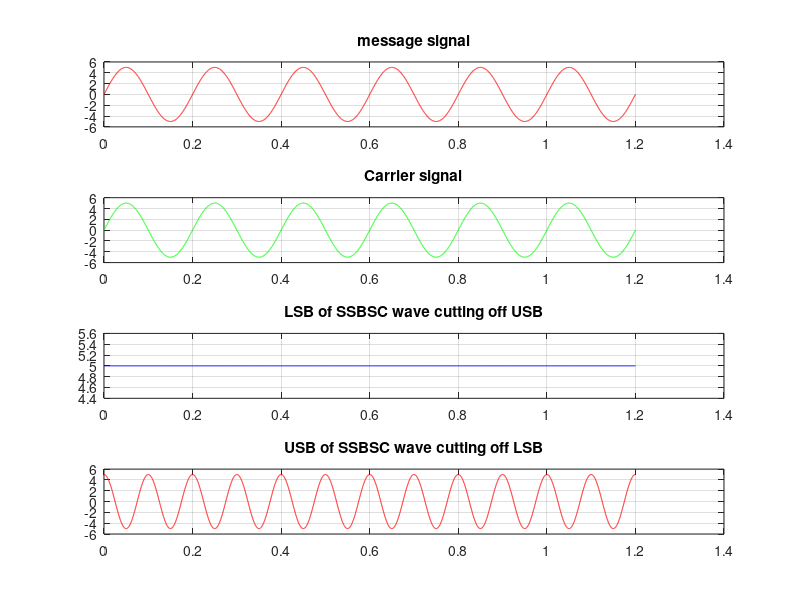

Reproduce this figure in MATLAB.
function am = ssbsc

Am = input('Enter the value of message signal Amplitude: ');
Ac = input('Enter the value of carrier signal Amplitude: ');
fm = input('Enter the value of message signal frequency: ');
fc = input('Enter the value of carrier signal frequency: ');
m = Am/Ac;

A = (m*Ac);

Tm = 1/fm;
Tc = 1/fc;

t = 0:Tm/999:6*Tm;

message_signal = Am*sin(2*pi*fm*t);
carrier_signal = Ac*sin(2*pi*fc*t);

x1 = cos(2*pi*fc*t).*cos(2*pi*fm*t);
x2 = sin(2*pi*fc*t).*sin(2*pi*fm*t);
x3 = x1+x2;
x4 = x1-x2;

SSBSC_lsb = A*(x3);
SSBSC_usb = A*(x4);

subplot(4,1,1)
plot(t, message_signal, 'r');
grid();
title('message signal');

subplot(4,1,2)
plot(t, carrier_signal, 'g');
grid();
title('Carrier signal');

subplot(4,1,3)
plot(t, SSBSC_lsb, 'b');
grid();
title('LSB of SSBSC wave cutting off USB');

subplot(4,1,4)
plot(t, SSBSC_usb, 'r');
grid();
title('USB of SSBSC wave cutting off LSB');

end

